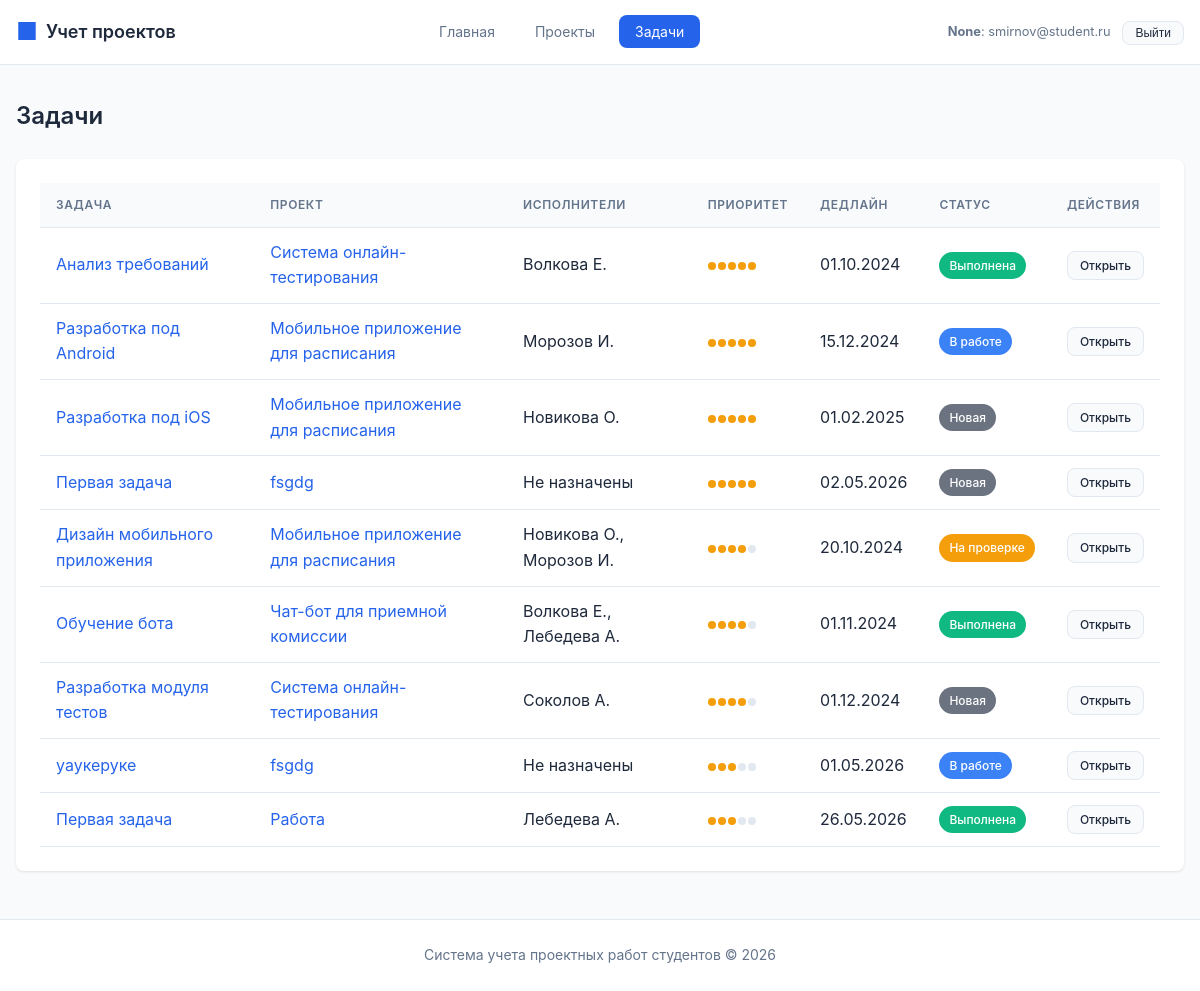
Page /tasks/ (signed in) on the committed database.
### tables this page shows
CREATE TABLE task (
    id INTEGER PRIMARY KEY AUTOINCREMENT,
    title TEXT NOT NULL,
    description TEXT,
    project_id INTEGER NOT NULL REFERENCES project(id) ON DELETE CASCADE,
    status_id INTEGER REFERENCES task_status(id) ON DELETE SET NULL,
    priority INTEGER DEFAULT 1 CHECK (priority >= 1 AND priority <= 5),
    deadline TEXT,
    created_at TEXT DEFAULT CURRENT_TIMESTAMP,
    updated_at TEXT DEFAULT CURRENT_TIMESTAMP
);

CREATE TABLE project (
    id INTEGER PRIMARY KEY AUTOINCREMENT,
    title TEXT NOT NULL,
    description TEXT,
    start_date TEXT NOT NULL,
    end_date TEXT NOT NULL,
    status_id INTEGER REFERENCES project_status(id) ON DELETE SET NULL,
    supervisor_id INTEGER REFERENCES teacher(id) ON DELETE SET NULL,
    created_at TEXT DEFAULT CURRENT_TIMESTAMP,
    updated_at TEXT DEFAULT CURRENT_TIMESTAMP,
    CONSTRAINT valid_dates CHECK (end_date >= start_date)
);

CREATE TABLE task_status (
    id INTEGER PRIMARY KEY AUTOINCREMENT,
    name TEXT NOT NULL UNIQUE,
    description TEXT,
    color TEXT DEFAULT '#6B7280'
);

### routes/tasks.py (the view, shortened to what this page needs)
@tasks_bp.route('/')
def list_tasks():
    if g.current_user["role"] == ROLE_TEACHER:
        tasks = execute_query("""
            SELECT
                t.id,
                t.title,
                t.description,
                t.deadline,
                t.priority,
                ts.name as status,
                ts.color as status_color,
                p.id as project_id,
                p.title as project_title,
                (SELECT GROUP_CONCAT(s.last_name || ' ' || SUBSTR(s.first_name, 1, 1) || '.', ', ')
                 FROM task_student ts2
                 JOIN student s ON ts2.student_id = s.id
                 WHERE ts2.task_id = t.id) as assignees
            FROM task t
            LEFT JOIN task_status ts ON t.status_id = ts.id
            LEFT JOIN project p ON t.project_id = p.id
            WHERE p.supervisor_id = %s
            ORDER BY t.priority DESC, t.deadline ASC
        """, (g.current_user["id"],), fetch_all=True)
    else:
        tasks = execute_query("""
            SELECT
                t.id,
                t.title,
                t.description,
                t.deadline,
                t.priority,
                ts.name as status,
                ts.color as status_color,
                p.id as project_id,
                p.title as project_title,
                (SELECT GROUP_CONCAT(s.last_name || ' ' || SUBSTR(s.first_name, 1, 1) || '.', ', ')
                 FROM task_student ts2
                 JOIN student s ON ts2.student_id = s.id
                 WHERE ts2.task_id = t.id) as assignees
            FROM task t
            LEFT JOIN task_status ts ON t.status_id = ts.id
            LEFT JOIN project p ON t.project_id = p.id
            ORDER BY t.priority DESC, t.deadline ASC
        """, fetch_all=True)
    for task in tasks:
        task["can_edit"] = can_manage_task(task["id"])
    return render_template('tasks/list.html', tasks=tasks)

### database.py (called while the page is built, shortened)
def _parse_db_value(key, value):
    if not isinstance(value, str):
        return value
    if key.endswith("_at"):
        try:
            return datetime.fromisoformat(value)
        except ValueError:
            return value
    if key.endswith("_date") or key in DATE_FIELDS:
        try:
            return date.fromisoformat(value)
        except ValueError:
            return value
    return value

def _normalize_row(row):
    raw = dict(row)
    return {key: _parse_db_value(key, value) for key, value in raw.items()}

def get_db_connection():
    conn = sqlite3.connect(Config.SQLITE_PATH)
    conn.row_factory = sqlite3.Row
    conn.execute("PRAGMA foreign_keys = ON")
    return conn

def execute_query(query, params=None, fetch_one=False, fetch_all=False, commit=False):
    conn = get_db_connection()
    cursor = conn.cursor()
    result = None
    try:
        sqlite_query = query.replace("%s", "?")
        cursor.execute(sqlite_query, params or ())
        if fetch_one:
            row = cursor.fetchone()
            result = _normalize_row(row) if row else None
        elif fetch_all:
            result = [_normalize_row(row) for row in cursor.fetchall()]
    except Exception as e:
        conn.rollback()
        raise e
    finally:
        cursor.close()
        conn.close()
    return result

### routes/auth.py (called while the page is built, shortened)
def can_manage_project(project_id):
    current_user = g.current_user
    if not current_user:
        return False
    if current_user["role"] == ROLE_ADMIN:
        return True
    if current_user["role"] != ROLE_TEACHER:
        return False

def can_manage_task(task_id):
    task = execute_query(
        "SELECT project_id FROM task WHERE id = %s",
        (task_id,),
        fetch_one=True,
    )
    if not task:
        return False
    return can_manage_project(task["project_id"])

### templates/tasks/list.html (shortened to what this page needs)
{% extends 'base.html' %}
{% block content %}
<div class="page-header">
    <h1 class="page-title">Задачи</h1>
</div>
<div class="card">
    {% if tasks %}
    <div class="table-container">
        <table>
            <thead>
                <tr>
                    <th>Задача</th>
                    <th>Проект</th>
                    <th>Исполнители</th>
                    <th>Приоритет</th>
                    <th>Дедлайн</th>
                    <th>Статус</th>
                    <th>Действия</th>
                </tr>
            </thead>
            <tbody>
                {% for task in tasks %}
                <tr>
                    <td>
                        <a href="{{ url_for('tasks.view_task', task_id=task.id) }}" class="link">
                            {{ task.title }}
                        </a>
                    </td>
                    <td>
                        <a href="{{ url_for('projects.view_project', project_id=task.project_id) }}" class="link">
                            {{ task.project_title }}
                        </a>
                    </td>
                    <td>{{ task.assignees or 'Не назначены' }}</td>
                    <td>
                        <div class="priority">
                            {% for i in range(5) %}
                            <span class="priority-dot {% if i < task.priority %}filled{% endif %}"></span>
                            {% endfor %}
                        </div>
                    </td>
                    <td>{{ task.deadline.strftime('%d.%m.%Y') if task.deadline else '-' }}</td>
                    <td>
                        <span class="badge badge-status" style="background-color: {{ task.status_color or '#6B7280' }}">
                            {{ task.status or 'Не указан' }}
                        </span>
                    </td>
                    <td>
                        <div class="btn-group">
                            <a href="{{ url_for('tasks.view_task', task_id=task.id) }}" class="btn btn-secondary btn-sm">Открыть</a>
                        </div>
                    </td>
                </tr>
                {% endfor %}
            </tbody>
        </table>
    </div>
    {% endif %}
</div>
{% endblock %}

### static/style.css (style rules this page uses)
* { margin: 0; padding: 0; box-sizing: border-box; }
:root { --primary: #2563eb; --primary-dark: #1d4ed8; --secondary: #64748b; --success: #10b981; --warning: #f59e0b; --danger: #ef4444; --background: #f8fafc; --surface: #ffffff; --text: #1e293b; --text-secondary: #64748b; --border: #e2e8f0; --shadow: 0 1px 3px rgba(0,0,0,0.1); --shadow-lg: 0 4px 6px rgba(0,0,0,0.1); --radius: 8px; }
body { font-family: -apple-system, BlinkMacSystemFont, 'Segoe UI', Roboto, 'Helvetica Neue', Arial, sans-serif; background-color: var(--background); color: var(--text); line-height: 1.6; min-height: 100vh; display: flex; flex-direction: column; }
.page-header { display: flex; align-items: center; justify-content: space-between; margin-bottom: 1.5rem; flex-wrap: wrap; gap: 1rem; }
.page-title { font-size: 1.5rem; font-weight: 600; color: var(--text); }
.card { background: var(--surface); border-radius: var(--radius); box-shadow: var(--shadow); padding: 1.5rem; margin-bottom: 1rem; }
.table-container { overflow-x: auto; }
table { width: 100%; border-collapse: collapse; }
th, td { padding: 0.75rem 1rem; text-align: left; border-bottom: 1px solid var(--border); }
th { font-weight: 600; font-size: 0.75rem; text-transform: uppercase; letter-spacing: 0.05em; color: var(--text-secondary); background: var(--background); }
.btn { display: inline-flex; align-items: center; gap: 0.5rem; padding: 0.5rem 1rem; font-size: 0.875rem; font-weight: 500; border-radius: var(--radius); border: none; cursor: pointer; text-decoration: none; transition: all 0.2s; }
.btn-secondary { background: var(--background); color: var(--text); border: 1px solid var(--border); }
.btn-sm { padding: 0.25rem 0.75rem; font-size: 0.75rem; }
.btn-group { display: flex; gap: 0.5rem; }
.badge { display: inline-flex; align-items: center; padding: 0.25rem 0.625rem; font-size: 0.75rem; font-weight: 500; border-radius: 9999px; white-space: nowrap; }
.badge-status { color: white; }
.link { color: var(--primary); text-decoration: none; }
.priority { display: inline-flex; gap: 2px; }
.priority-dot { width: 8px; height: 8px; border-radius: 50%; background: var(--border); }
.priority-dot.filled { background: var(--warning); }

### rows in the picture
task: title "Анализ требований", project_title "Система онлайн-тестирования", assignees "Волкова Е.", priority 5 (drawn), deadline "01.10.2024", name "Выполнена"
task: title "Разработка под Android", project_title "Мобильное приложение для расписания", assignees "Морозов И.", priority 5 (drawn), deadline "15.12.2024", name "В работе"
task: title "Разработка под iOS", project_title "Мобильное приложение для расписания", assignees "Новикова О.", priority 5 (drawn), deadline "01.02.2025", name "Новая"
task: title "Первая задача", project_title "fsgdg", assignees "Не назначены", priority 5 (drawn), deadline "02.05.2026", name "Новая"
task: title "Дизайн мобильного приложения", project_title "Мобильное приложение для расписания", assignees "Новикова О., Морозов И.", priority 4 (drawn), deadline "20.10.2024", name "На проверке"
task: title "Обучение бота", project_title "Чат-бот для приемной комиссии", assignees "Волкова Е., Лебедева А.", priority 4 (drawn), deadline "01.11.2024", name "Выполнена"
task: title "Разработка модуля тестов", project_title "Система онлайн-тестирования", assignees "Соколов А.", priority 4 (drawn), deadline "01.12.2024", name "Новая"
task: title "уаукеруке", project_title "fsgdg", assignees "Не назначены", priority 3 (drawn), deadline "01.05.2026", name "В работе"
task: title "Первая задача", project_title "Работа", assignees "Лебедева А.", priority 3 (drawn), deadline "26.05.2026", name "Выполнена"

### other values in the picture
{{ current_user.role_label }} "None"
{{ current_user.name }} "smirnov@student.ru"
